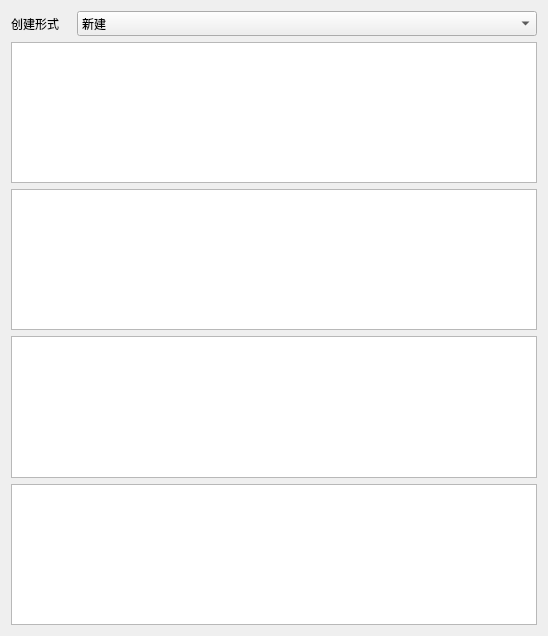
<?xml version="1.0" encoding="UTF-8"?>
<ui version="4.0">
 <class>mAICreateModelAttrClass</class>
 <widget class="QDialog" name="mAICreateModelAttrClass">
  <property name="geometry">
   <rect>
    <x>0</x>
    <y>0</y>
    <width>548</width>
    <height>636</height>
   </rect>
  </property>
  <property name="windowTitle">
   <string>mAICreateModelAttr</string>
  </property>
  <layout class="QVBoxLayout" name="verticalLayout_2">
   <item>
    <layout class="QVBoxLayout" name="verticalLayout">
     <item>
      <layout class="QHBoxLayout" name="horizontalLayout">
       <item>
        <widget class="QLabel" name="label">
         <property name="minimumSize">
          <size>
           <width>60</width>
           <height>0</height>
          </size>
         </property>
         <property name="maximumSize">
          <size>
           <width>60</width>
           <height>16777215</height>
          </size>
         </property>
         <property name="text">
          <string>创建形式</string>
         </property>
        </widget>
       </item>
       <item>
        <widget class="QComboBox" name="comboBox">
         <property name="minimumSize">
          <size>
           <width>0</width>
           <height>25</height>
          </size>
         </property>
         <property name="maximumSize">
          <size>
           <width>16777215</width>
           <height>25</height>
          </size>
         </property>
         <item>
          <property name="text">
           <string>新建</string>
          </property>
         </item>
         <item>
          <property name="text">
           <string>导入</string>
          </property>
         </item>
         <item>
          <property name="text">
           <string>选择</string>
          </property>
         </item>
        </widget>
       </item>
      </layout>
     </item>
     <item>
      <widget class="QTableWidget" name="tableWidget"/>
     </item>
     <item>
      <widget class="QTableWidget" name="tableWidget_2"/>
     </item>
     <item>
      <widget class="QTableWidget" name="tableWidget_3"/>
     </item>
     <item>
      <widget class="QTableWidget" name="tableWidget_4"/>
     </item>
     <item>
      <spacer name="verticalSpacer">
       <property name="orientation">
        <enum>Qt::Vertical</enum>
       </property>
       <property name="sizeHint" stdset="0">
        <size>
         <width>20</width>
         <height>40</height>
        </size>
       </property>
      </spacer>
     </item>
    </layout>
   </item>
  </layout>
 </widget>
 <layoutdefault spacing="6" margin="11"/>
 <resources/>
 <connections/>
</ui>
